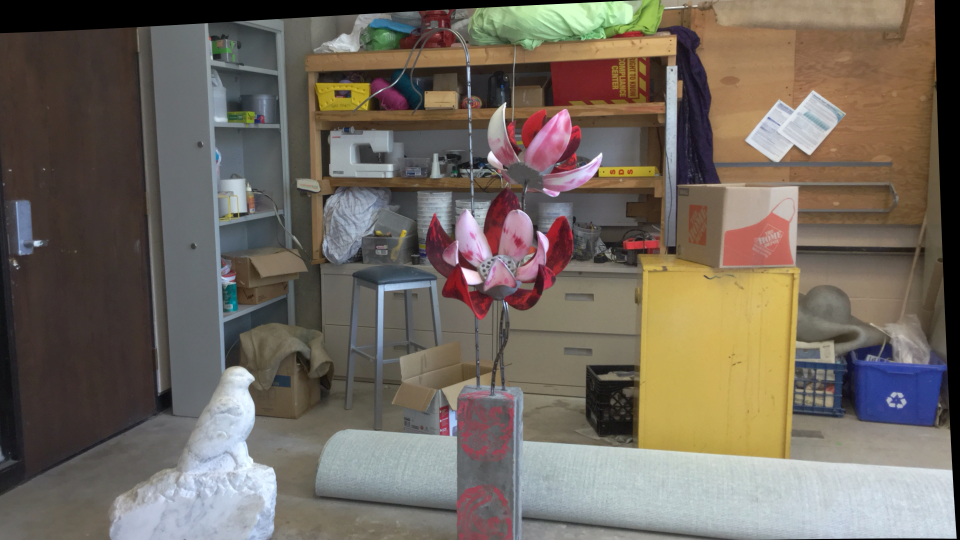
#> input picture dataset/artroom/im1.png, 1920 x 1080 px, given in place of im1.pngim0.png, which was not available (shown at 1/2 size)
$ python -i Utils.py   (imports and definitions only)
#> lines starting #> are read from the running program, lines starting #| are printed output that depends on the picture; pictures that were not available may be replaced by others from this repository, and a replacement may not be noted
import cv2
import numpy as np
import random
import matplotlib.pyplot as plt
from tqdm import tqdm

# np.seterr(divide='ignore', invalid='ignore')
def getInliers(pt1, pt2, F):
  value = np.dot(pt1.T,np.dot(F,pt2))
  return abs(value)

# [67 lines left out: functions normalize, computeF, ransac_alg, not called in this run]

def transform_points(P,T):
  x = np.dot(T,P.T)
  return x.T

# [114 lines left out: functions ransacF, get_E, plot1, three_point_form, get_Keypoints, not called in this run]

def get_params(path):
#> called with path = 'dataset/artroom/im1.png'
    img1 = cv2.imread(path+'im0.png')
#> img1 is the input picture: shape (1080, 1920, 3); mean B, G, R 94.7, 104.8, 113.5
    img2 = cv2.imread(path+'im1.png')
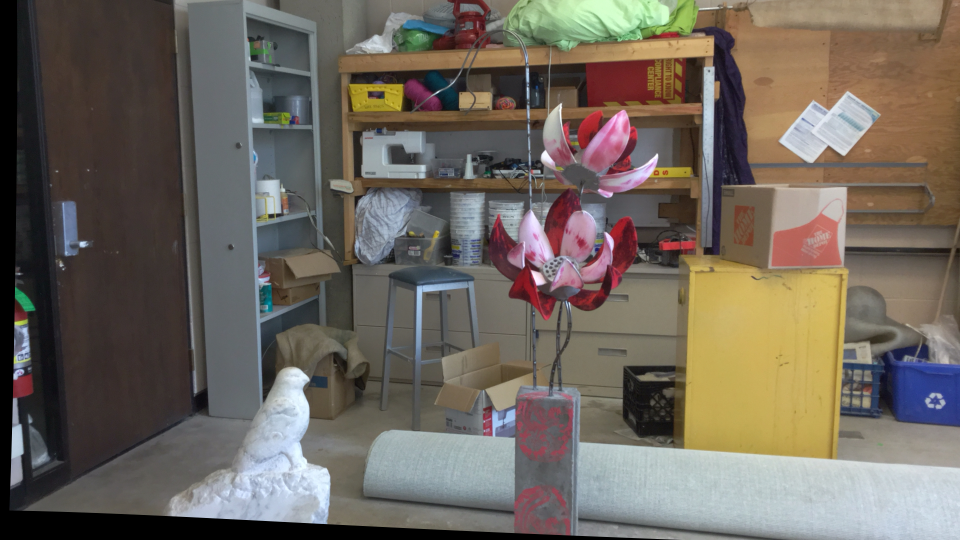
#> input picture dataset/artroom/im0.png, 1920 x 1080 px, given in place of im1.pngim1.png, which was not available (shown at 1/2 size)
#> img2 is the input picture: shape (1080, 1920, 3); mean B, G, R 93.4, 102.6, 110.2
    img1 = cv2.resize(img1, None, fx = 0.3, fy = 0.3, interpolation = cv2.INTER_AREA)
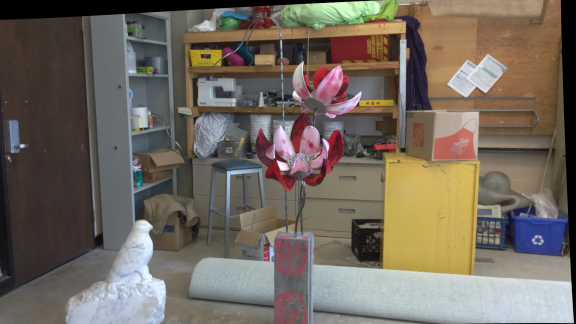
#> img1: shape (324, 576, 3); mean B, G, R 94.7, 104.8, 113.5
    img2 = cv2.resize(img2, None, fx = 0.3, fy = 0.3, interpolation = cv2.INTER_AREA)
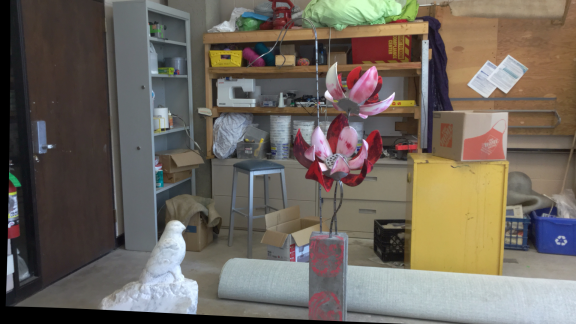
#> img2: shape (324, 576, 3); mean B, G, R 93.4, 102.7, 110.2
    K = []
#> (the run stopped early here; a loop or call above may not have finished)
